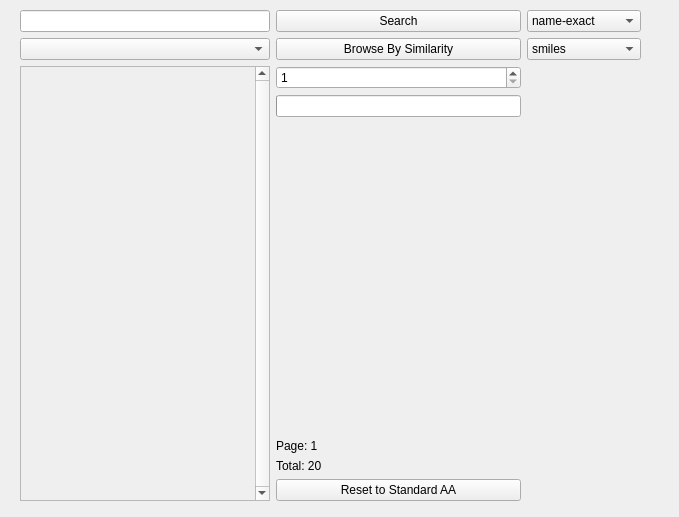
<?xml version="1.0" encoding="UTF-8"?>
<ui version="4.0">
 <class>Widget</class>
 <widget class="QWidget" name="Widget">
  <property name="geometry">
   <rect>
    <x>0</x>
    <y>0</y>
    <width>679</width>
    <height>517</height>
   </rect>
  </property>
  <property name="windowTitle">
   <string>Form</string>
  </property>
  <widget class="QWidget" name="layoutWidget">
   <property name="geometry">
    <rect>
     <x>20</x>
     <y>10</y>
     <width>621</width>
     <height>491</height>
    </rect>
   </property>
   <layout class="QGridLayout" name="gridLayout">
    <property name="sizeConstraint">
     <enum>QLayout::SetDefaultConstraint</enum>
    </property>
    <item row="3" column="0" rowspan="6">
     <widget class="QScrollArea" name="ligandImageArea">
      <property name="minimumSize">
       <size>
        <width>250</width>
        <height>20</height>
       </size>
      </property>
      <property name="verticalScrollBarPolicy">
       <enum>Qt::ScrollBarAlwaysOn</enum>
      </property>
      <property name="sizeAdjustPolicy">
       <enum>QAbstractScrollArea::AdjustToContents</enum>
      </property>
      <property name="widgetResizable">
       <bool>false</bool>
      </property>
      <widget class="QWidget" name="scrollAreaWidgetContents">
       <property name="geometry">
        <rect>
         <x>0</x>
         <y>0</y>
         <width>16</width>
         <height>16</height>
        </rect>
       </property>
       <property name="sizePolicy">
        <sizepolicy hsizetype="Maximum" vsizetype="Maximum">
         <horstretch>0</horstretch>
         <verstretch>0</verstretch>
        </sizepolicy>
       </property>
      </widget>
     </widget>
    </item>
    <item row="0" column="0">
     <widget class="QLineEdit" name="ligandSearchText"/>
    </item>
    <item row="5" column="1">
     <spacer name="verticalSpacer">
      <property name="orientation">
       <enum>Qt::Vertical</enum>
      </property>
      <property name="sizeHint" stdset="0">
       <size>
        <width>20</width>
        <height>40</height>
       </size>
      </property>
     </spacer>
    </item>
    <item row="0" column="1">
     <widget class="QPushButton" name="ligandSearchButton">
      <property name="text">
       <string>Search</string>
      </property>
      <property name="default">
       <bool>false</bool>
      </property>
     </widget>
    </item>
    <item row="8" column="1">
     <widget class="QPushButton" name="resetNormalAAButton">
      <property name="text">
       <string>Reset to Standard AA</string>
      </property>
     </widget>
    </item>
    <item row="7" column="1">
     <widget class="QLabel" name="ligandTotalLabel">
      <property name="text">
       <string>Total: 20</string>
      </property>
     </widget>
    </item>
    <item row="0" column="2">
     <widget class="QComboBox" name="searchOperationBox">
      <item>
       <property name="text">
        <string>name-exact</string>
       </property>
      </item>
      <item>
       <property name="text">
        <string>name-substring</string>
       </property>
      </item>
      <item>
       <property name="text">
        <string>name-close</string>
       </property>
      </item>
     </widget>
    </item>
    <item row="3" column="1">
     <widget class="QSpinBox" name="pageBox">
      <property name="suffix">
       <string/>
      </property>
      <property name="minimum">
       <number>1</number>
      </property>
      <property name="maximum">
       <number>999</number>
      </property>
     </widget>
    </item>
    <item row="1" column="0">
     <widget class="QComboBox" name="aminoAcidComboBox">
      <property name="editable">
       <bool>false</bool>
      </property>
     </widget>
    </item>
    <item row="6" column="1">
     <widget class="QLabel" name="pageLabel">
      <property name="enabled">
       <bool>true</bool>
      </property>
      <property name="text">
       <string>Page: 1</string>
      </property>
     </widget>
    </item>
    <item row="1" column="1">
     <widget class="QPushButton" name="browseSimilarButton">
      <property name="text">
       <string>Browse By Similarity</string>
      </property>
     </widget>
    </item>
    <item row="1" column="2">
     <widget class="QComboBox" name="browseOperationBox">
      <item>
       <property name="text">
        <string>smiles</string>
       </property>
      </item>
      <item>
       <property name="text">
        <string>fpsmi</string>
       </property>
      </item>
     </widget>
    </item>
    <item row="4" column="1">
     <widget class="QProgressBar" name="ligExpoProgressBar">
      <property name="enabled">
       <bool>true</bool>
      </property>
      <property name="value">
       <number>0</number>
      </property>
      <property name="textVisible">
       <bool>false</bool>
      </property>
     </widget>
    </item>
   </layout>
  </widget>
 </widget>
 <resources/>
 <connections/>
</ui>
